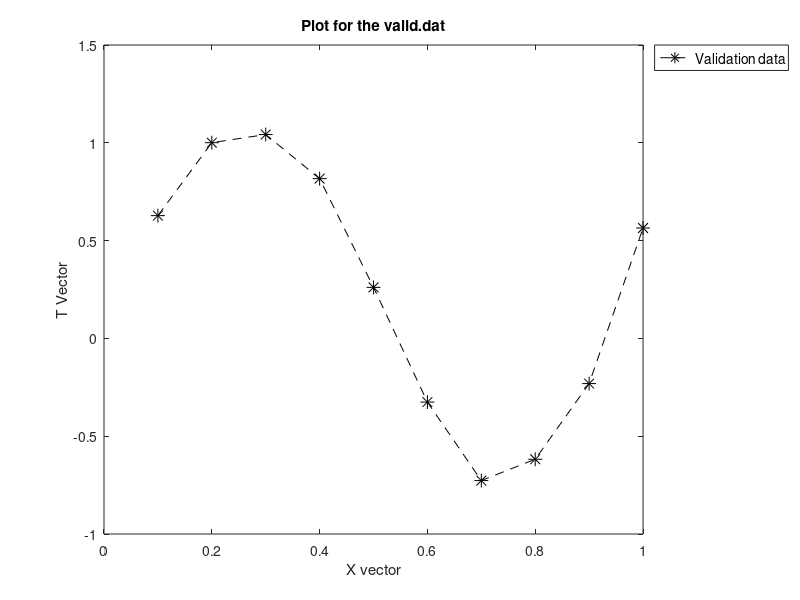

Here is the MATLAB script that generated this plot:
% this script does the following plots your valid.dat

%loading your train data and storing in vectors.
data=load('./data/valid.dat');
X = data(:,1);
T = data(:,2);

%plotting your train.dat
plot(X,T,"--*k","markersize", 10);
title ('Plot for the valid.dat');
h = legend ('Validation data');
legend (h, 'location', 'northeastoutside');
set (h, 'fontsize', 10);
xlabel('X vector');
ylabel('T Vector');
